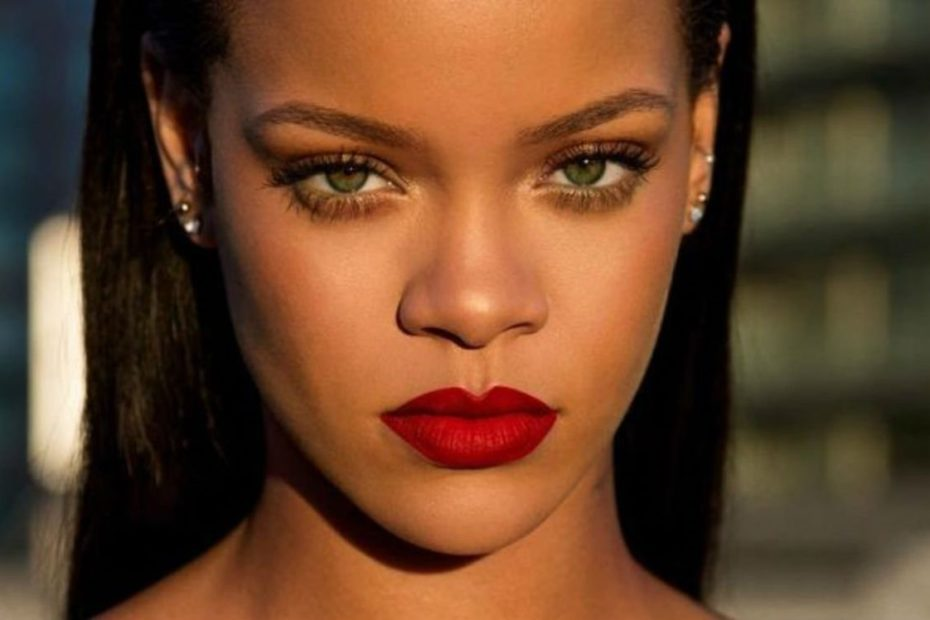
#> input picture IMAGENS-M/Rihanna-1-930x620.png, 930 x 620 px, found by its file name; its folder holds only this picture in this run
$ python Rosto.py
#> lines starting #> are read from the running program, lines starting #| are printed output that depends on the picture; after the words box and inside, x2 and y2 are one past the last pixel; in counts of white or black regions, pixels touching at a corner belong together
#USA O rosto.png COMO EXEMPLO DE TESTE, ELE É MAIS COMO UMA BASE, É PARECIDO COM MUITAS DAS IMAGENS DA BASE QUE VAMOS USAR
import os
from os.path import join as pjoin

import cv2
import matplotlib.pyplot as plt
import numpy as np
from PIL import Image

genero = "M"
imagens = os.listdir(f"IMAGENS-{genero}")
for imgi in imagens:
    print(imgi)
    classificador = cv2.CascadeClassifier(r"anexos/right_eye2.xml")
    img = cv2.imread(f"IMAGENS-{genero}/{imgi}")
#> img is the input picture: shape (620, 930, 3); mean B, G, R 42.6, 67.9, 103.7
    imgGray = cv2.cvtColor(img, cv2.COLOR_BGRA2GRAY)
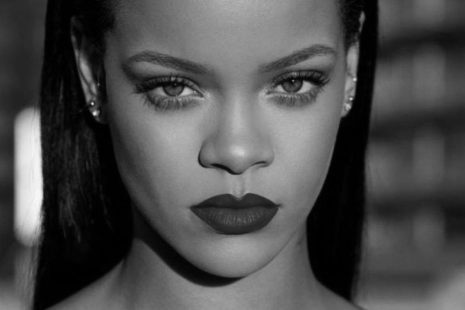
#> imgGray: shape (620, 930) (shown at 1/2 size); min 0, max 247, mean 75.8
    objetos = classificador.detectMultiScale(imgGray, minSize=(120,120), scaleFactor=1.1, minNeighbors=10, maxSize=(950,220))
#> objetos = [[476, 96, 220, 146], [239, 96, 223, 149]]

    for x,y,l,a in objetos:
        pass
#> this loop made 2 passes

    try:
        olho_esquerdo = objetos[0]
#> olho_esquerdo = [476, 96, 220, 146]
        olho_direito = objetos[1]
#> olho_direito = [239, 96, 223, 149]
        cont = 1
    except:
        print("vixx, olho")
        cont = 0
        img_corte = Image.open(f"IMAGENS-{genero}/{imgi}")
        # tranforma o tamanho da imagem, (redimensiona)
        if img_corte.width != 659 and img_corte.height != 711:
            print(f"{img_corte} + Precisa Redimensionar")

            # Redimensiona
            img_resized = img_corte.resize((659, 711))
            #salva
            img_resized.save(f"IMAGENS-{genero}/{imgi}")

        # Define os pontos dos vértices
        pts = np.array([[159, 246], [159, 387], [524, 384], [524, 246]], np.int32)

        # Cria uma máscara com os pontos
        mask = np.zeros_like(img)
        cv2.fillPoly(mask, [pts], (255, 255, 255))

        # Aplica a máscara na imagem original
        img_cortada = cv2.bitwise_and(img, mask)
        part_cortada = cv2.bitwise_and(img, cv2.bitwise_not(mask))

    if cont == 1:
        pts = np.array( [[olho_direito[0], olho_direito[1]],
                        [olho_direito[0], olho_direito[1]+olho_direito[3]],
                        [olho_esquerdo[0]+olho_esquerdo[2], olho_esquerdo[1]+olho_esquerdo[3]],
                        [olho_esquerdo[0]+olho_esquerdo[2], olho_esquerdo[1]]], np.int32)
#> pts = [[239, 96], [239, 245], [696, 242], [696, 96]]

        pontos = [[olho_direito[0], olho_direito[1]],
                        [olho_direito[0], olho_direito[1]+olho_direito[3]],
                        [olho_esquerdo[0]+olho_esquerdo[2], olho_esquerdo[1]+olho_esquerdo[3]],
                        [olho_esquerdo[0]+olho_esquerdo[2], olho_esquerdo[1]]]
#> pontos = [[239, 96], [239, 245], [696, 242], [696, 96]]
        # print(pontos)

        if pontos[0][0] > pontos[0][1]:
            olho_esquerdo = objetos[1]
#> olho_esquerdo = [239, 96, 223, 149]
            olho_direito = objetos[0]
#> olho_direito = [476, 96, 220, 146]
            pts = np.array( [[olho_direito[0], olho_direito[1]],
                [olho_direito[0], olho_direito[1]+olho_direito[3]],
                [olho_esquerdo[0]+olho_esquerdo[2], olho_esquerdo[1]+olho_esquerdo[3]],
                [olho_esquerdo[0]+olho_esquerdo[2], olho_esquerdo[1]]], np.int32)
#> pts = [[476, 96], [476, 242], [462, 245], [462, 96]]

            pontos = [[olho_direito[0], olho_direito[1]],
                [olho_direito[0], olho_direito[1]+olho_direito[3]],
                [olho_esquerdo[0]+olho_esquerdo[2], olho_esquerdo[1]+olho_esquerdo[3]],
                [olho_esquerdo[0]+olho_esquerdo[2], olho_esquerdo[1]]]
#> pontos = [[476, 96], [476, 242], [462, 245], [462, 96]]

            # print(pontos)
        # Cria uma máscara com os pontos
        mask = np.zeros_like(img)
        cv2.fillPoly(mask, [pts], (255, 255, 255))
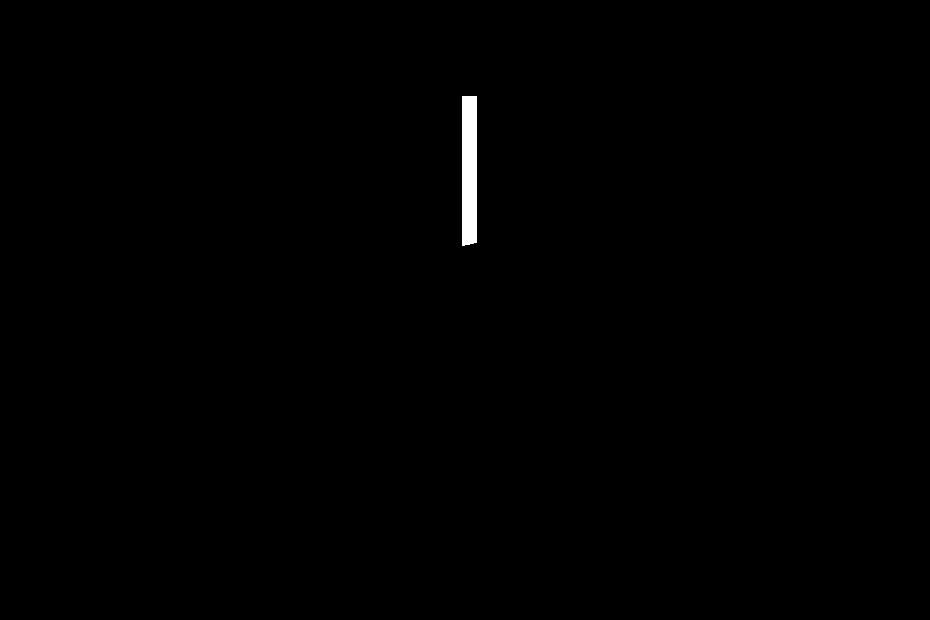
#> mask: shape (620, 930, 3); 0.39% white; 1 white region, box (x1, y1, x2, y2) and area: (462, 96, 477, 246) 2228


        # Aplica a máscara na imagem original
        img_cortada = cv2.bitwise_and(img, mask)
        part_cortada = cv2.bitwise_and(img, cv2.bitwise_not(mask))


    classificador = cv2.CascadeClassifier(r"anexos/nose.xml")
    img = part_cortada
    imgGray = cv2.cvtColor(img, cv2.COLOR_BGRA2GRAY)
    objetos = classificador.detectMultiScale(imgGray, minSize=(120,120), scaleFactor=1.6, maxSize=(950,220))
#> objetos = [[381, 242, 189, 157]]
    for x,y,l,a in objetos:
        pass
#> this loop made 1 pass
    try:
        Nariz = objetos[0]
#> Nariz = [381, 242, 189, 157]
        cont = 1
    except:
        print("vixx, nariz")
        cont = 0
        img_corte = Image.open(f"IMAGENS-{genero}/{imgi}")
        # tranforma o tamanho da imagem, (redimensiona)
        if img_corte.width != 659 and img_corte.height != 711:
            print(f"{img_corte} + Precisa Redimensionar")

            # Redimensiona
            img_resized = img_corte.resize((659, 711))
            #salva
            img_resized.save(f"IMAGENS-{genero}/{imgi}")

        # Define os pontos dos vértices
        pts = np.array([[226, 221], [226, 498], [415, 498], [415, 221]], np.int32)

        # Cria uma máscara com os pontos
        mask = np.zeros_like(img)
        cv2.fillPoly(mask, [pts], (255, 255, 255))

        # Aplica a máscara na imagem original
        img_cortada = cv2.bitwise_and(img, mask)
        part_cortada = cv2.bitwise_and(img, cv2.bitwise_not(mask))

    if cont == 1:
        pts = np.array( [[Nariz[0], Nariz[1]-120],
                        [Nariz[0], Nariz[1]+Nariz[3]],
                        [Nariz[0]+Nariz[2], Nariz[1]+Nariz[3]],
                        [Nariz[0]+Nariz[2], Nariz[1]-120]], np.int32)
#> pts = [[381, 122], [381, 399], [570, 399], [570, 122]]

        pontos = [[Nariz[0], Nariz[1]-120],
                        [Nariz[0], Nariz[1]+Nariz[3]],
                        [Nariz[0]+Nariz[2], Nariz[1]+Nariz[3]],
                        [Nariz[0]+Nariz[2], Nariz[1]-120]]
#> pontos = [[381, 122], [381, 399], [570, 399], [570, 122]]
        # print(pontos)

        # Cria uma máscara com os pontos
        mask = np.zeros_like(img)
        cv2.fillPoly(mask, [pts], (255, 255, 255))
#> mask: shape (620, 930, 3); 9.2% white; 1 white region, box (x1, y1, x2, y2) and area: (381, 122, 571, 400) 52820


        # Aplica a máscara na imagem original
        img_cortada = cv2.bitwise_and(img, mask)
        part_cortada = cv2.bitwise_and(img, cv2.bitwise_not(mask))
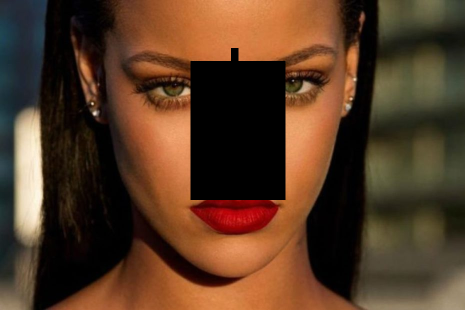
#> part_cortada: shape (620, 930, 3) (shown at 1/2 size); mean B, G, R 36.5, 57.6, 86.1


    classificador = cv2.CascadeClassifier(r"anexos/mouth.xml")
    img = part_cortada
    objetos = classificador.detectMultiScale(imgGray, minSize=(90,90), scaleFactor=1.1, minNeighbors=190, maxSize=(950,220)) # ou maxSize
#> objetos = [[246, 135, 201, 121], [356, 377, 226, 136]]

    for x,y,l,a in objetos:
        pass
#> this loop made 2 passes

    try:
        boca = objetos[0]
#> boca = [246, 135, 201, 121]
        cont = 1
    except:
        print("vixx, boca")
        cont = 0
        img_corte = Image.open(f"IMAGENS-{genero}/{imgi}")
        # tranforma o tamanho da imagem, (redimensiona)
        if img_corte.width != 659 and img_corte.height != 711:
            print(f"{img_corte} + Precisa Redimensionar")

            # Redimensiona
            img_resized = img_corte.resize((659, 711))
            #salva
            img_resized.save(f"IMAGENS-{genero}/{imgi}")

        # Define os pontos dos vértices
        pts = np.array([[185, 486], [185, 614], [479, 614], [479, 486]], np.int32)
        # Cria uma máscara com os pontos
        mask = np.zeros_like(img)
        cv2.fillPoly(mask, [pts], (255, 255, 255))

        # Aplica a máscara na imagem original
        img_cortada = cv2.bitwise_and(img, mask)
        part_cortada = cv2.bitwise_and(img, cv2.bitwise_not(mask))


    if cont == 1:

        # img = cv2.imread("hascas/rosto.png")
        pts = np.array( [[boca[0]-40, boca[1]],
                        [boca[0]-40, boca[1]+boca[3]],
                        [(boca[0]+40)+boca[2], boca[1]+boca[3]],
                        [(boca[0]+40)+boca[2], boca[1]]], np.int32)
#> pts = [[206, 135], [206, 256], [487, 256], [487, 135]]

        pontos = [[boca[0]-40, boca[1]],
                        [boca[0]-40, boca[1]+boca[3]],
                        [(boca[0]+40)+boca[2], boca[1]+boca[3]],
                        [(boca[0]+40)+boca[2], boca[1]]]
#> pontos = [[206, 135], [206, 256], [487, 256], [487, 135]]

        # print(pontos)

        # Cria uma máscara com os pontos
        mask = np.zeros_like(img)
        cv2.fillPoly(mask, [pts], (255, 255, 255))
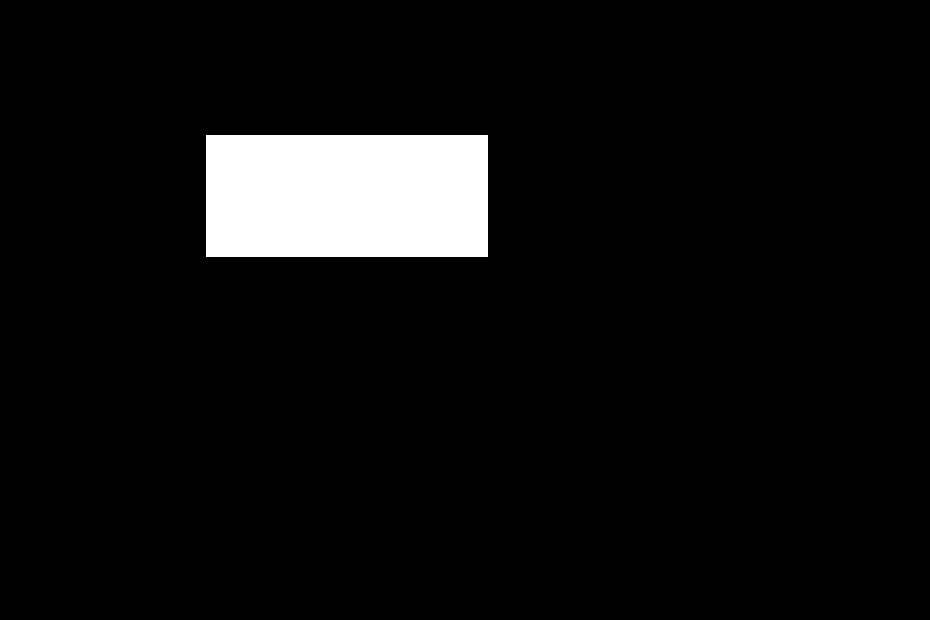
#> mask: shape (620, 930, 3); 6% white; 1 white region, box (x1, y1, x2, y2) and area: (206, 135, 488, 257) 34404


        # # Aplica a máscara na imagem original
        img_cortada = cv2.bitwise_and(img, mask)
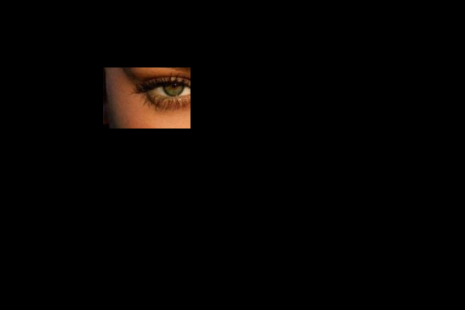
#> img_cortada: shape (620, 930, 3) (shown at 1/2 size); mean B, G, R 1.5, 2.6, 4.5
        part_cortada = cv2.bitwise_and(img, cv2.bitwise_not(mask))
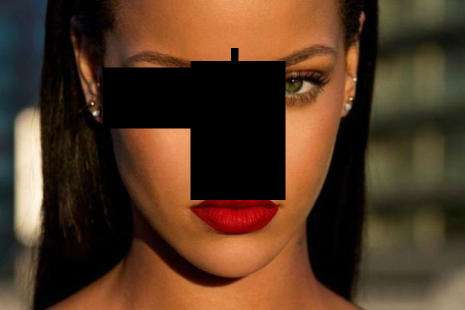
#> part_cortada: shape (620, 930, 3) (shown at 1/2 size); mean B, G, R 34.9, 54.9, 81.6


    # Converta a imagem para o formato RGB para exibição com matplotlib
    img_cortada = cv2.cvtColor(img_cortada, cv2.COLOR_BGR2RGB)
    part_cortada = cv2.cvtColor(part_cortada, cv2.COLOR_BGR2RGB)
    img = cv2.cvtColor(img, cv2.COLOR_BGR2RGB)


    #aqui iremos transforma o redor da imagem em transparente
    # Crie uma imagem Pillow (PIL) a partir da imagem RGB
    img = Image.fromarray(part_cortada)
    #convertida para o modo RGBA que significa que ela terá canais vermelho, verde, azul e alfa (transparência).
    rgba = img.convert("RGBA")
    # Isso obtém os dados de pixel da imagem, que incluirão informações sobre a cor e transparência de cada pixel.
    datas = rgba.getdata()

    newData = []
    for item in datas:
        # encontrando a cor preta pelo seu valor RGB
        if item[0] == 0 and item[1] == 0 and item[2] == 0:
            # Se o pixel for preto, ele é substituído por um pixel totalmente transparente
            #  (branco com alfa 0), indicando que ele será tornando transparente.
            newData.append((255, 255, 255, 0))
        else:
            # outras cores permanecem inalteradas
            newData.append(item)
#> this loop made 576600 passes
#> item on passes 1 to 3: (36, 41, 47, 255), (36, 41, 47, 255), (36, 41, 47, 255)
#> after the loop, newData = 576600 items
    # Aqui, os novos dados de pixel são aplicados à imagem RGBA.
    rgba.putdata(newData)
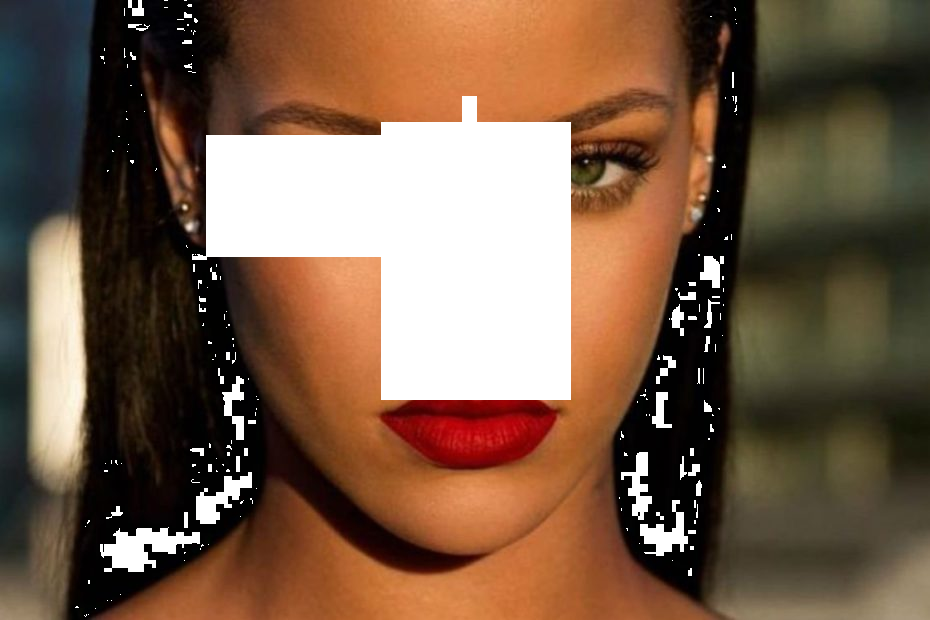
#> rgba: PIL image 930x620 RGBA; mean R, G, B, A 119.1, 92.4, 72.4, 217.5; transparent parts drawn white
    #A imagem editada é salva
    rgba.save(f"Rosto-{genero}\{imgi}", "PNG")


    # [11 lines of commented-out code are left out]

$ run again, on IMAGENS-M/Teste-18.png
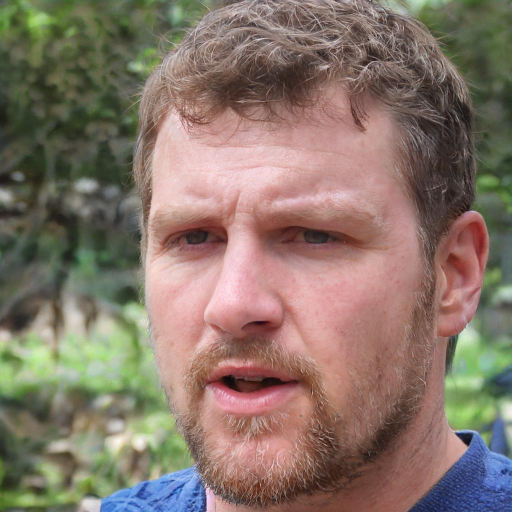
#> input picture IMAGENS-M/Teste-18.png, 1024 x 1024 px, found by its file name (shown at 1/2 size)
#> img is the input picture: shape (1024, 1024, 3); mean B, G, R 105, 117.4, 134.8
#> `objetos = classificador.detectMultiScale(imgGray, minSize=(120,120), s..`: objetos = [[333, 122, 265, 177], [491, 390, 242, 161], [289, 404, 223, 149], [369, 691, 228, 151]]
#> the loop `for x,y,l,a in objetos:` made 4 passes
#> `olho_esquerdo = objetos[0]`: olho_esquerdo = [333, 122, 265, 177]
#> `olho_direito = objetos[1]`: olho_direito = [491, 390, 242, 161]
#> `pts = np.array( [[olho_direito[0], olho_direito[1]], [olho_direito[0],..`: pts = [[491, 390], [491, 551], [598, 299], [598, 122]]
#> `olho_esquerdo = objetos[1]`: olho_esquerdo = [491, 390, 242, 161]
#> `olho_direito = objetos[0]`: olho_direito = [333, 122, 265, 177]
#> `pts = np.array( [[olho_direito[0], olho_direito[1]], [olho_direito[0],..`: pts = [[333, 122], [333, 299], [733, 551], [733, 390]]
#> `cv2.fillPoly(mask, [pts], (255, 255, 255))`:
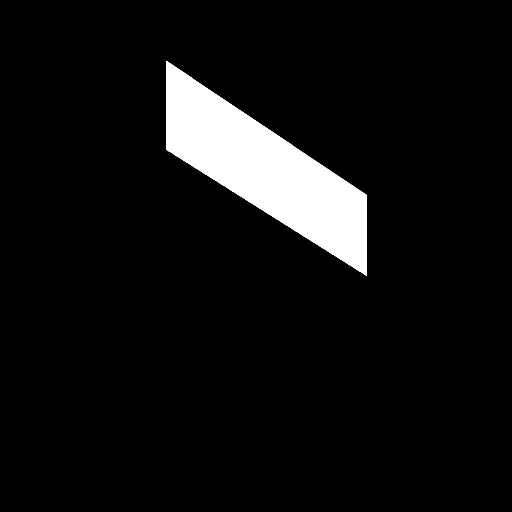
#> mask: shape (1024, 1024, 3) (shown at 1/2 size); 6.5% white; 1 white region, box (x1, y1, x2, y2) and area: (333, 122, 734, 552) 68170
#> `objetos = classificador.detectMultiScale(imgGray, minSize=(120,120), s..`: objetos = [[381, 547, 189, 157]]
#> the loop `for x,y,l,a in objetos:` made 1 pass
#> Nariz = [381, 547, 189, 157]
#> `pts = np.array( [[Nariz[0], Nariz[1]-120], [Nariz[0], Nariz[1]+Nariz[3..`: pts = [[381, 427], [381, 704], [570, 704], [570, 427]]
#> `objetos = classificador.detectMultiScale(imgGray, minSize=(90,90), sca..`: objetos = ()
#| <PIL.PngImagePlugin.PngImageFile image mode=RGB size=1024x1024 at 0x7F6CB71DB490> + Precisa Redimensionar
#> the loop `for item in datas:` made 1048576 passes
#> item on passes 1 to 3: (76, 93, 83, 255), (73, 90, 80, 255), (74, 90, 79, 255)
#> after the loop `for item in datas:`: newData = 1048576 items
#> `rgba.putdata(newData)`:
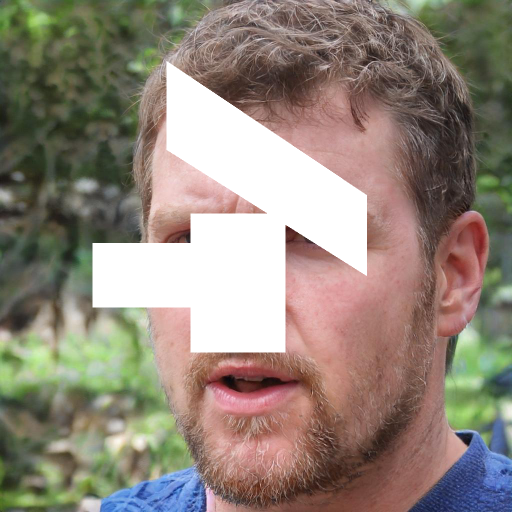
#> rgba: PIL image 1024x1024 RGBA (shown at 1/2 size); mean R, G, B, A 144.9, 133.2, 121.4, 219.5; transparent parts drawn white
